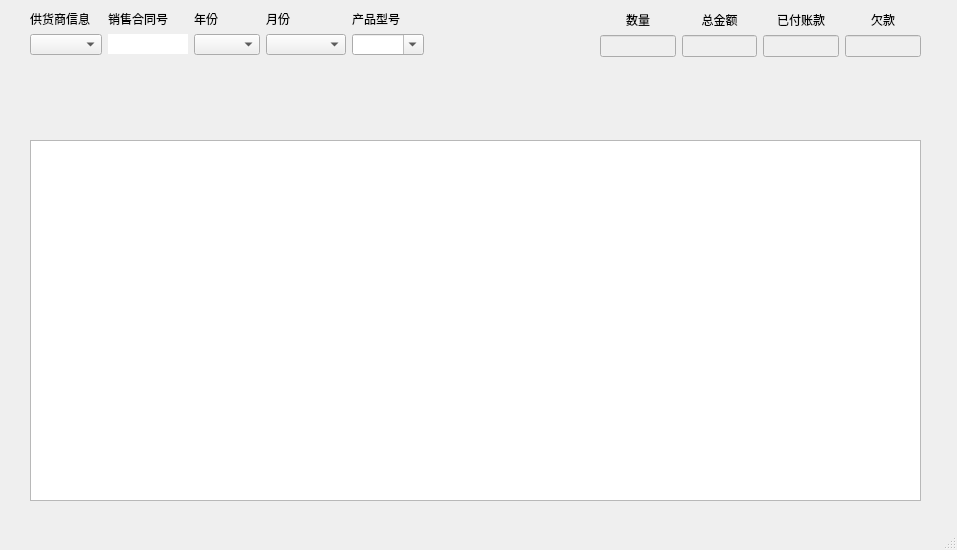
<?xml version="1.0" encoding="UTF-8"?>
<ui version="4.0">
 <class>MainWindow</class>
 <widget class="QMainWindow" name="MainWindow">
  <property name="geometry">
   <rect>
    <x>0</x>
    <y>0</y>
    <width>957</width>
    <height>550</height>
   </rect>
  </property>
  <property name="windowTitle">
   <string>采购清单</string>
  </property>
  <property name="documentMode">
   <bool>true</bool>
  </property>
  <widget class="QWidget" name="centralwidget">
   <widget class="QWidget" name="horizontalLayoutWidget_2">
    <property name="geometry">
     <rect>
      <x>50</x>
      <y>150</y>
      <width>2</width>
      <height>2</height>
     </rect>
    </property>
    <layout class="QHBoxLayout" name="horizontalLayout_2"/>
   </widget>
   <widget class="QTableView" name="purchaseTableView">
    <property name="geometry">
     <rect>
      <x>30</x>
      <y>140</y>
      <width>891</width>
      <height>361</height>
     </rect>
    </property>
   </widget>
   <widget class="QWidget" name="layoutWidget">
    <property name="geometry">
     <rect>
      <x>600</x>
      <y>10</y>
      <width>321</width>
      <height>47</height>
     </rect>
    </property>
    <layout class="QHBoxLayout" name="horizontalLayout">
     <item>
      <layout class="QVBoxLayout" name="verticalLayout">
       <item>
        <widget class="QLabel" name="label_8">
         <property name="text">
          <string>数量</string>
         </property>
         <property name="alignment">
          <set>Qt::AlignCenter</set>
         </property>
        </widget>
       </item>
       <item>
        <widget class="QLineEdit" name="countLineEdit">
         <property name="enabled">
          <bool>false</bool>
         </property>
         <property name="alignment">
          <set>Qt::AlignRight|Qt::AlignTrailing|Qt::AlignVCenter</set>
         </property>
        </widget>
       </item>
      </layout>
     </item>
     <item>
      <layout class="QVBoxLayout" name="verticalLayout_4">
       <item>
        <widget class="QLabel" name="label_2">
         <property name="text">
          <string>总金额</string>
         </property>
         <property name="alignment">
          <set>Qt::AlignCenter</set>
         </property>
        </widget>
       </item>
       <item>
        <widget class="QLineEdit" name="payableLineEdit">
         <property name="enabled">
          <bool>false</bool>
         </property>
         <property name="alignment">
          <set>Qt::AlignRight|Qt::AlignTrailing|Qt::AlignVCenter</set>
         </property>
         <property name="readOnly">
          <bool>true</bool>
         </property>
        </widget>
       </item>
      </layout>
     </item>
     <item>
      <layout class="QVBoxLayout" name="verticalLayout_5">
       <item>
        <widget class="QLabel" name="label_3">
         <property name="text">
          <string>已付账款</string>
         </property>
         <property name="alignment">
          <set>Qt::AlignCenter</set>
         </property>
        </widget>
       </item>
       <item>
        <widget class="QLineEdit" name="paidLineEdit">
         <property name="enabled">
          <bool>false</bool>
         </property>
         <property name="alignment">
          <set>Qt::AlignRight|Qt::AlignTrailing|Qt::AlignVCenter</set>
         </property>
         <property name="readOnly">
          <bool>true</bool>
         </property>
        </widget>
       </item>
      </layout>
     </item>
     <item>
      <layout class="QVBoxLayout" name="verticalLayout_6">
       <item>
        <widget class="QLabel" name="label_4">
         <property name="text">
          <string>欠款</string>
         </property>
         <property name="alignment">
          <set>Qt::AlignCenter</set>
         </property>
        </widget>
       </item>
       <item>
        <widget class="QLineEdit" name="unpaidLineEdit">
         <property name="enabled">
          <bool>false</bool>
         </property>
         <property name="alignment">
          <set>Qt::AlignRight|Qt::AlignTrailing|Qt::AlignVCenter</set>
         </property>
         <property name="readOnly">
          <bool>true</bool>
         </property>
        </widget>
       </item>
      </layout>
     </item>
    </layout>
   </widget>
   <widget class="QWidget" name="">
    <property name="geometry">
     <rect>
      <x>30</x>
      <y>10</y>
      <width>394</width>
      <height>45</height>
     </rect>
    </property>
    <layout class="QGridLayout" name="gridLayout">
     <item row="0" column="0">
      <widget class="QLabel" name="Label">
       <property name="text">
        <string>供货商信息</string>
       </property>
      </widget>
     </item>
     <item row="1" column="0">
      <widget class="QComboBox" name="supplyCombox"/>
     </item>
     <item row="1" column="3">
      <widget class="MultiComboBox" name="monthCombox">
       <property name="minimumSize">
        <size>
         <width>80</width>
         <height>0</height>
        </size>
       </property>
       <property name="maximumSize">
        <size>
         <width>2000</width>
         <height>16777215</height>
        </size>
       </property>
      </widget>
     </item>
     <item row="1" column="1">
      <widget class="QLineEdit" name="saleContractLineEdit">
       <property name="maximumSize">
        <size>
         <width>80</width>
         <height>16777215</height>
        </size>
       </property>
       <property name="frame">
        <bool>false</bool>
       </property>
      </widget>
     </item>
     <item row="0" column="3">
      <widget class="QLabel" name="label">
       <property name="text">
        <string>月份</string>
       </property>
      </widget>
     </item>
     <item row="0" column="1">
      <widget class="QLabel" name="label_6">
       <property name="text">
        <string>销售合同号</string>
       </property>
      </widget>
     </item>
     <item row="0" column="2">
      <widget class="QLabel" name="label_5">
       <property name="text">
        <string>年份</string>
       </property>
      </widget>
     </item>
     <item row="1" column="2">
      <widget class="QComboBox" name="yearCombox">
       <item>
        <property name="text">
         <string/>
        </property>
       </item>
       <item>
        <property name="text">
         <string>2023</string>
        </property>
       </item>
       <item>
        <property name="text">
         <string>2022</string>
        </property>
       </item>
      </widget>
     </item>
     <item row="0" column="4">
      <widget class="QLabel" name="label_7">
       <property name="text">
        <string>产品型号</string>
       </property>
      </widget>
     </item>
     <item row="1" column="4">
      <widget class="QComboBox" name="productCombox">
       <property name="minimumSize">
        <size>
         <width>40</width>
         <height>0</height>
        </size>
       </property>
       <property name="editable">
        <bool>true</bool>
       </property>
      </widget>
     </item>
    </layout>
   </widget>
  </widget>
  <widget class="QMenuBar" name="menubar">
   <property name="geometry">
    <rect>
     <x>0</x>
     <y>0</y>
     <width>957</width>
     <height>26</height>
    </rect>
   </property>
  </widget>
  <widget class="QStatusBar" name="viewPurchaseStatusbar"/>
 </widget>
 <customwidgets>
  <customwidget>
   <class>MultiComboBox</class>
   <extends>QComboBox</extends>
   <header>widgets/checkedCombox.py</header>
  </customwidget>
 </customwidgets>
 <resources/>
 <connections/>
</ui>
